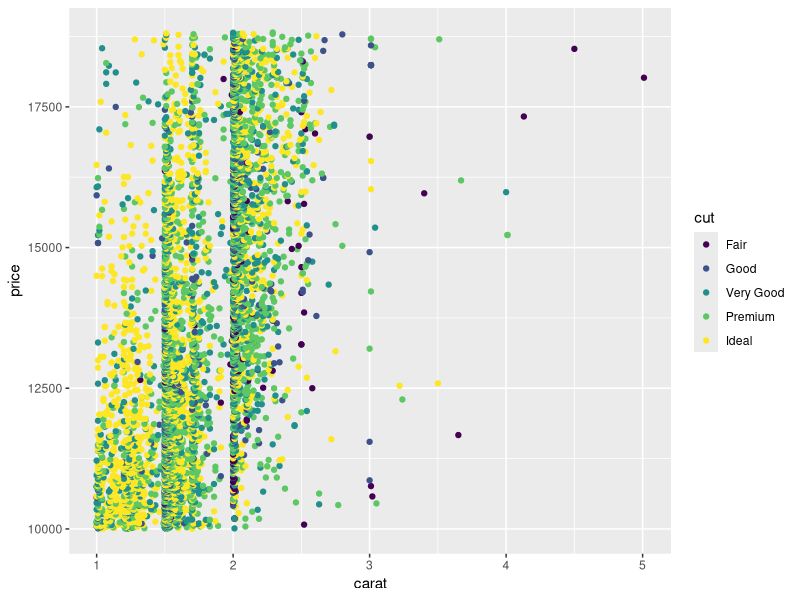
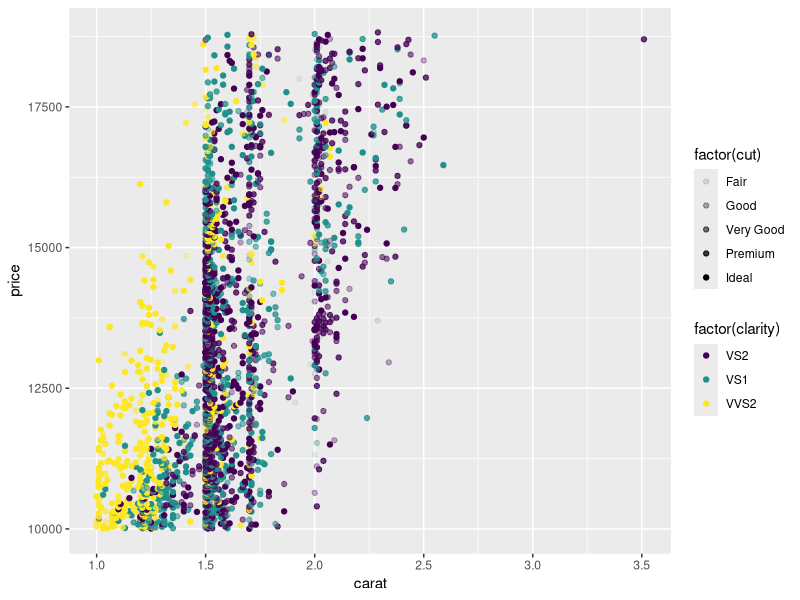

Write the R code that produced these figures, in order.
#1. load libary
library(tidyverse)
#1. view dataset
view(diamonds) 


#datatype of diamonds dataset(dataframe)
class(diamonds) 
#2. datatype of cut variable in diamonds dataset(factor)
class(diamonds$cut)
#2. datatype of price variable in diamonds dataset(integer)
class(diamonds$price)


#3. Only display data from the diamonds dataset that have price more than than 
# 10000 and save as dia_price
dia_price <- diamonds %>% 
  filter(price >= 10000)
dia_price



#4. Use dia_price to plot carat vs price
install.packages('ggplot2')
library(ggplot2)
p<-ggplot(data=dia_price,aes(x=carat,price))
#mark is color and attribute is cut
p+geom_point(aes(color=cut))


# 5. Use dia_price and select following from clarity(VS1,VS2,VVS2) and save as dia_clarity
dia_clarity <- dia_price %>% filter(clarity == "VS1" | clarity == "VS2" | clarity == "VVS2")
dia_clarity


# 6. use dia_clarity to plot carat vs price. Include "cut" and "clarity" attributes using 2 different marks in same plot
p<-ggplot(data=dia_clarity,aes(x=carat,price))

#first mark is alpha and use cut attribute as factor
#second mark is color and use clarity attribute as factor.
p+geom_point(aes(alpha=factor(cut),color=factor(clarity)))
